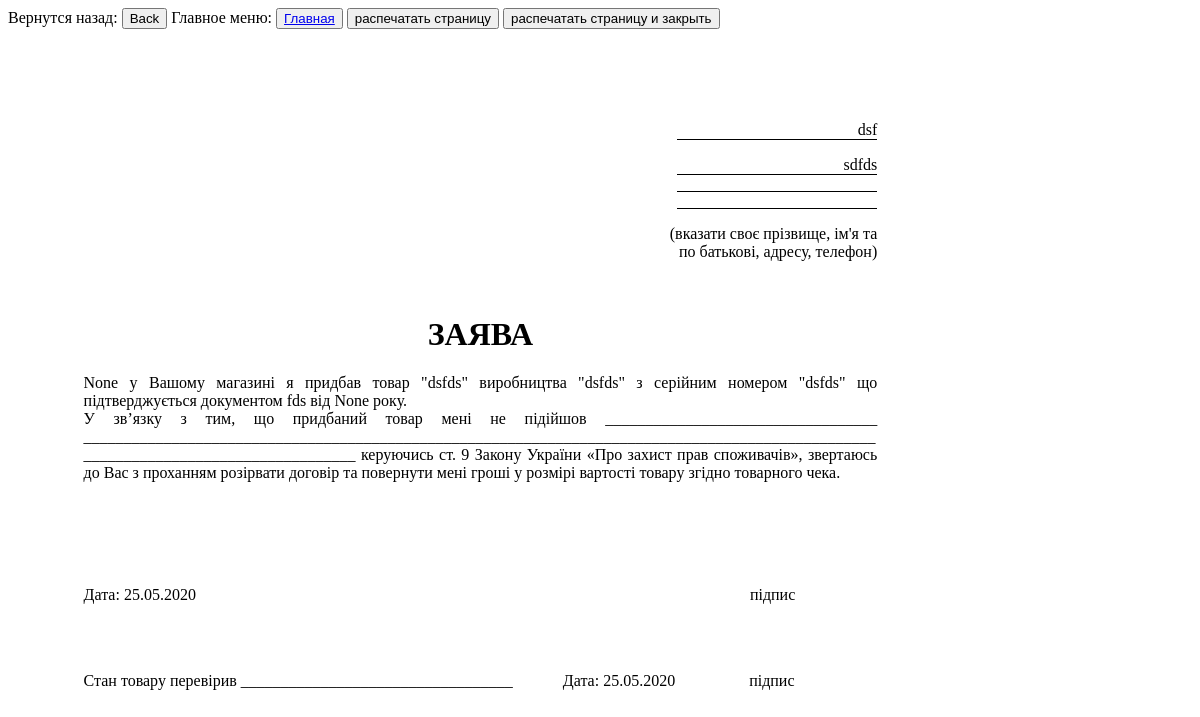
Screenshot of /orders/ret1/ (signed in) with the database file from the repository.
### base/models.py (models this page shows, shortened)
class ServiceOrder(models.Model):
    item_name = models.CharField(max_length=250, null=False, blank=False, verbose_name='Изделие/Товар')
    adi_code = models.CharField(max_length=250, null=True, blank=True, verbose_name='Код')
    manufacturer = models.CharField(max_length=200, null=False, blank=False, verbose_name='Производитель')
    price = models.FloatField(null=True, default=None, blank=True, verbose_name='Стоимость')
    item_purchase_date = models.DateField(null=True, default=None, blank=True, verbose_name='Дата покупки')
    serial_number = models.CharField(max_length=100, blank=True, verbose_name='Серийный номер')
    purchase_document = models.CharField(max_length=200, blank=True, default='',
                                         verbose_name='Документ о покупке/гарантии')
    contact_person = models.CharField(max_length=200, verbose_name='Контактное лицо')
    contact_phone = models.CharField(max_length=50, verbose_name='Контактный телефон')
    damage = models.TextField(max_length=1000, verbose_name='Повреждение/Проблема')
    comments = models.TextField(max_length=1000, blank=True, default='', verbose_name='Коментарий')
    equipment = models.TextField(max_length=500, verbose_name='Комплектация')
    date_of_receipt = models.DateTimeField(auto_now_add=True, verbose_name='Дата приема')
    status = models.ForeignKey(ServiceStatuses, on_delete=models.PROTECT, verbose_name='Статус')
    close_date = models.DateField(null=True, verbose_name='Дата закрытия заявки')
    author = models.ForeignKey(User, on_delete=models.PROTECT, verbose_name='Автор заявки')
    is_service_order = models.BooleanField(default=False, verbose_name='Это заказ от сервиса')
    customer = models.CharField(max_length=200, null=True, blank=True, verbose_name='Поставщик (примечание)')
    itemProvider = models.ForeignKey("ItemProvider", on_delete=models.SET_NULL, blank=True, null=True,
                                 verbose_name='Поставщик')
    parentOrder = models.ForeignKey("ServiceOrder", on_delete=models.SET_NULL, blank=True, null=True,
                                     verbose_name='На основании')
    modify_by = models.ForeignKey(User, on_delete=models.SET_NULL, verbose_name='Последний редактор',
                                  null=True, blank=True, related_name='modifiers')
    date_of_modify = models.DateTimeField(auto_now=True, verbose_name='Дата изменения')
    warranty = models.IntegerField(null=True, blank=True, verbose_name='Гарантийный срок')
    count = models.IntegerField(verbose_name='Количество', default=1)
    class Meta:
        verbose_name = 'Заказ на сервис'
        verbose_name_plural = 'Заказы на сервис'
        ordering = ['-date_of_receipt', '-id']

### base/views.py (the view)
# urls.py: path('ret<int:order_id>/', view_return_document, name='ret'),
@login_required
def view_return_document(request, order_id):
    order = ServiceOrder.objects.get(pk=order_id)
    context = {'order': order}
    return TemplateResponse(request, 'base/orders/return.html', context=context)

### templates/base/orders/return.html (shortened to what this page needs)
{% extends 'base/orders/../../base/document_base.html' %}
{% load fw_tags %}
{% block content%}
		<div id="check">
						<div style="width:21cm;">
                            <div align="right">
                            <div style="width: 210px;" >
                            <p style="text-align:right;width: 200px;border-bottom: 1px black solid;">{{ order.contact_person }}</p>
                            <p style="text-align:right;width: 200px;border-bottom: 1px black solid;">{{ order.contact_phone }}</p>
                            <p style="text-align:right;width: 200px;border-bottom: 1px black solid;"></p>
                            <p style="text-align:right;width: 200px;border-bottom: 1px black solid;"></p>
							<p style="text-align:right;">(вказати своє прізвище, ім'я та<br> по батькові, адресу, телефон)</p><br>
                            </div>
                            </div>
            <h1 style="text-align:center;">ЗАЯВА</h1>
   <p align="justify">
       {{ order.item_purchase_date }} у Вашому магазині я придбав
       товар "{{ order.item_name }}"
        {% if order.manufacturer %}
        виробництва "{{ order.manufacturer }}"
        {% endif %}
        {% if order.serial_number %}
        з серійним номером "{{ order.serial_number }}"
        {% endif %}
       що підтверджується документом
       {{ order.purchase_document }} від {{ order.item_purchase_date }} року.<BR>
       У зв’язку з тим, що придбаний товар мені не підійшов __________________________________ ___________________________________________________________________________________________________ __________________________________  керуючись ст. 9 Закону України «Про захист прав споживачів», звертаюсь до Вас з проханням розірвати договір та повернути мені гроші у розмірі вартості товару згідно товарного чека.</p>
<br>
<br>
<br>
<br>
<p><span style="margin-right:550px;">Дата: {% now "d.m.Y" %} </span>                                      підпис </p>  <br><br>
<p><span style="margin-right:50px;">Стан товару перевірив __________________________________</span><span style="margin-right:70px;">Дата: {% now "d.m.Y" %} </span> підпис  </p>
                        </div>
		</div>
{% endblock %}

### templates/base/document_base.html (style rules this page uses)
#check { width: 21cm; height: 256mm; padding: 1cm; }

### rows the page displays
ServiceOrder: contact_person "dsf", contact_phone "sdfds", item_purchase_date "None", item_name "dsfds", manufacturer "dsfds", serial_number "dsfds", purchase_document "fds"
